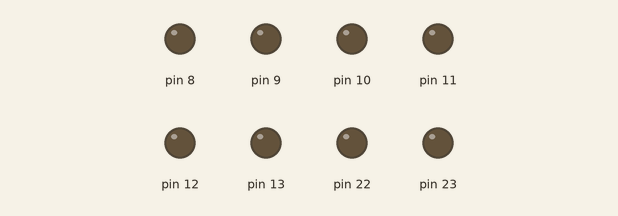
Recording of a sketch running on a simulated Arduino Uno, built with avr-gcc and run on an emulated ATmega328P. Shown: output pins drawn as LEDs (lit = HIGH). What the sketch prints to the serial monitor is not drawn.

Above: at 0.1 s.
At 5.1 s:
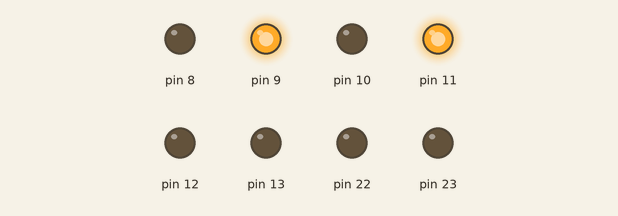
At 10.1 s:
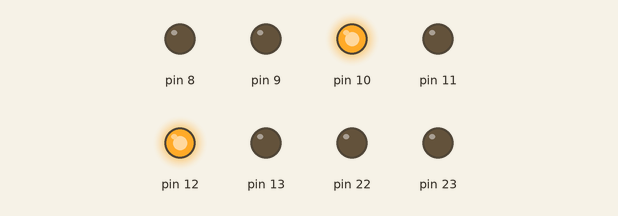
At 20.1 s:
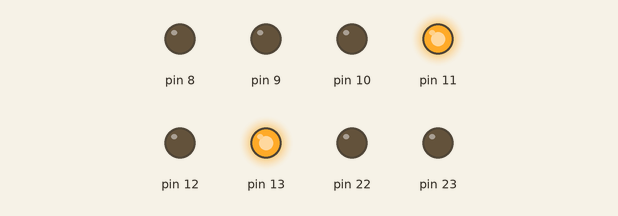
At 30.1 s:
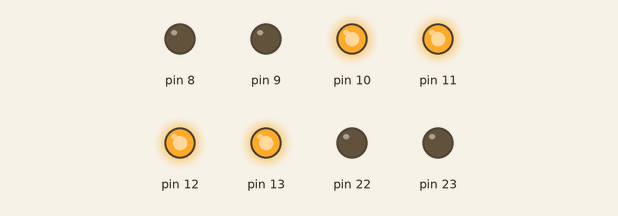
At 39.75 s:
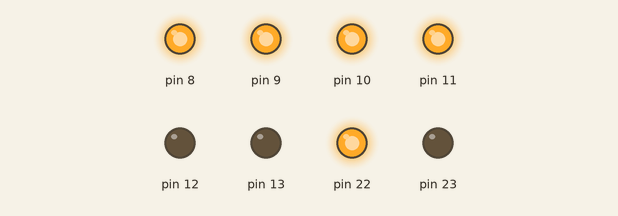
Timing chart, 0 to 40.0 s (numbered marks = the images above):
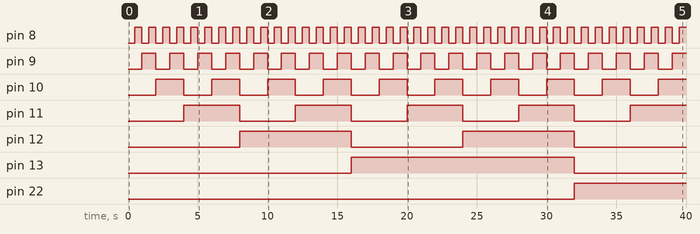

The sketch:

avr_usart-sender.ino
```cpp
byte data;

void setup()
{
    DDRB = 0xFF;
    PORTB = 0;
    Serial.begin(9600);
    data = 0;
}

void loop()
{
    Serial.write( data );
    PORTB = data;
    data++;
    delay( 500 );
}
```

Measured:
- by itself, pin 8: alternates HIGH for 0.50 s and LOW for 0.50 s
- by itself, pin 9: alternates HIGH for 1.0 s and LOW for 1.0 s
- by itself, pin 10: alternates HIGH for 2.0 s and LOW for 2.0 s
- by itself, pin 11: alternates HIGH for 4.0 s and LOW for 4.0 s
- by itself, pin 12: alternates HIGH for 8.0 s and LOW for 8.0 s
- by itself, pin 13: LOW → HIGH at 16.0 s, → LOW 16.0 s later
- by itself, pin 22: LOW → HIGH at 32.0 s
